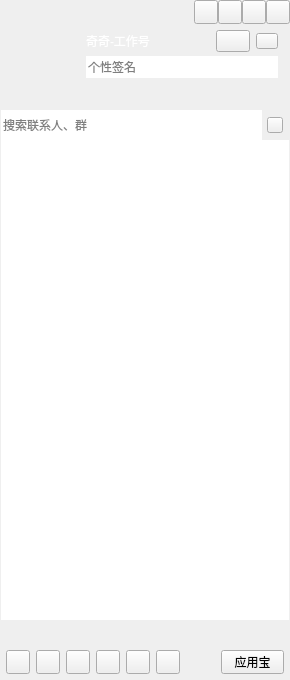
<?xml version="1.0" encoding="UTF-8"?>
<ui version="4.0">
 <class>CCMainWindowClass</class>
 <widget class="QWidget" name="CCMainWindowClass">
  <property name="geometry">
   <rect>
    <x>0</x>
    <y>0</y>
    <width>290</width>
    <height>680</height>
   </rect>
  </property>
  <property name="sizePolicy">
   <sizepolicy hsizetype="Preferred" vsizetype="Preferred">
    <horstretch>0</horstretch>
    <verstretch>4</verstretch>
   </sizepolicy>
  </property>
  <property name="minimumSize">
   <size>
    <width>280</width>
    <height>680</height>
   </size>
  </property>
  <property name="maximumSize">
   <size>
    <width>16777215</width>
    <height>16777215</height>
   </size>
  </property>
  <property name="mouseTracking">
   <bool>false</bool>
  </property>
  <property name="windowTitle">
   <string>CCMainWindow</string>
  </property>
  <layout class="QVBoxLayout" name="verticalLayout_6">
   <property name="spacing">
    <number>0</number>
   </property>
   <property name="leftMargin">
    <number>0</number>
   </property>
   <property name="topMargin">
    <number>0</number>
   </property>
   <property name="rightMargin">
    <number>0</number>
   </property>
   <property name="bottomMargin">
    <number>0</number>
   </property>
   <item>
    <widget class="QWidget" name="titleWidget" native="true">
     <property name="sizePolicy">
      <sizepolicy hsizetype="Expanding" vsizetype="Preferred">
       <horstretch>0</horstretch>
       <verstretch>0</verstretch>
      </sizepolicy>
     </property>
     <property name="titleskin" stdset="0">
      <bool>true</bool>
     </property>
     <layout class="QVBoxLayout" name="verticalLayout_2">
      <property name="spacing">
       <number>0</number>
      </property>
      <property name="leftMargin">
       <number>0</number>
      </property>
      <property name="topMargin">
       <number>0</number>
      </property>
      <property name="rightMargin">
       <number>0</number>
      </property>
      <property name="bottomMargin">
       <number>0</number>
      </property>
      <item>
       <layout class="QHBoxLayout" name="horizontalLayout">
        <property name="spacing">
         <number>0</number>
        </property>
        <property name="leftMargin">
         <number>12</number>
        </property>
        <item>
         <widget class="QLabel" name="titleIcon">
          <property name="sizePolicy">
           <sizepolicy hsizetype="Fixed" vsizetype="Fixed">
            <horstretch>0</horstretch>
            <verstretch>0</verstretch>
           </sizepolicy>
          </property>
          <property name="minimumSize">
           <size>
            <width>42</width>
            <height>18</height>
           </size>
          </property>
          <property name="maximumSize">
           <size>
            <width>42</width>
            <height>18</height>
           </size>
          </property>
          <property name="text">
           <string/>
          </property>
         </widget>
        </item>
        <item>
         <spacer name="horizontalSpacer">
          <property name="orientation">
           <enum>Qt::Horizontal</enum>
          </property>
          <property name="sizeHint" stdset="0">
           <size>
            <width>40</width>
            <height>20</height>
           </size>
          </property>
         </spacer>
        </item>
        <item>
         <widget class="QPushButton" name="palcehold1">
          <property name="sizePolicy">
           <sizepolicy hsizetype="Fixed" vsizetype="Fixed">
            <horstretch>0</horstretch>
            <verstretch>0</verstretch>
           </sizepolicy>
          </property>
          <property name="minimumSize">
           <size>
            <width>24</width>
            <height>24</height>
           </size>
          </property>
          <property name="maximumSize">
           <size>
            <width>24</width>
            <height>24</height>
           </size>
          </property>
          <property name="text">
           <string/>
          </property>
         </widget>
        </item>
        <item>
         <widget class="QPushButton" name="placehold2">
          <property name="sizePolicy">
           <sizepolicy hsizetype="Fixed" vsizetype="Fixed">
            <horstretch>0</horstretch>
            <verstretch>0</verstretch>
           </sizepolicy>
          </property>
          <property name="minimumSize">
           <size>
            <width>24</width>
            <height>24</height>
           </size>
          </property>
          <property name="maximumSize">
           <size>
            <width>24</width>
            <height>24</height>
           </size>
          </property>
          <property name="text">
           <string/>
          </property>
         </widget>
        </item>
        <item>
         <widget class="QPushButton" name="sysmin">
          <property name="sizePolicy">
           <sizepolicy hsizetype="Fixed" vsizetype="Fixed">
            <horstretch>0</horstretch>
            <verstretch>0</verstretch>
           </sizepolicy>
          </property>
          <property name="minimumSize">
           <size>
            <width>24</width>
            <height>24</height>
           </size>
          </property>
          <property name="maximumSize">
           <size>
            <width>24</width>
            <height>24</height>
           </size>
          </property>
          <property name="text">
           <string/>
          </property>
         </widget>
        </item>
        <item>
         <widget class="QPushButton" name="sysclose">
          <property name="sizePolicy">
           <sizepolicy hsizetype="Fixed" vsizetype="Fixed">
            <horstretch>0</horstretch>
            <verstretch>0</verstretch>
           </sizepolicy>
          </property>
          <property name="minimumSize">
           <size>
            <width>24</width>
            <height>24</height>
           </size>
          </property>
          <property name="maximumSize">
           <size>
            <width>24</width>
            <height>24</height>
           </size>
          </property>
          <property name="text">
           <string/>
          </property>
         </widget>
        </item>
       </layout>
      </item>
      <item>
       <layout class="QHBoxLayout" name="horizontalLayout_3">
        <property name="spacing">
         <number>6</number>
        </property>
        <property name="leftMargin">
         <number>12</number>
        </property>
        <property name="topMargin">
         <number>6</number>
        </property>
        <property name="rightMargin">
         <number>12</number>
        </property>
        <property name="bottomMargin">
         <number>6</number>
        </property>
        <item>
         <widget class="QLabel" name="headLabel">
          <property name="sizePolicy">
           <sizepolicy hsizetype="Fixed" vsizetype="Fixed">
            <horstretch>0</horstretch>
            <verstretch>0</verstretch>
           </sizepolicy>
          </property>
          <property name="minimumSize">
           <size>
            <width>68</width>
            <height>68</height>
           </size>
          </property>
          <property name="maximumSize">
           <size>
            <width>68</width>
            <height>68</height>
           </size>
          </property>
          <property name="text">
           <string/>
          </property>
         </widget>
        </item>
        <item>
         <layout class="QVBoxLayout" name="verticalLayout">
          <property name="spacing">
           <number>4</number>
          </property>
          <item>
           <layout class="QHBoxLayout" name="horizontalLayout_2">
            <property name="spacing">
             <number>6</number>
            </property>
            <item>
             <widget class="QLabel" name="nameLabel">
              <property name="sizePolicy">
               <sizepolicy hsizetype="Expanding" vsizetype="Fixed">
                <horstretch>0</horstretch>
                <verstretch>0</verstretch>
               </sizepolicy>
              </property>
              <property name="minimumSize">
               <size>
                <width>0</width>
                <height>22</height>
               </size>
              </property>
              <property name="maximumSize">
               <size>
                <width>16777215</width>
                <height>22</height>
               </size>
              </property>
              <property name="styleSheet">
               <string notr="true">color:rgb(255,255,255);
font:75 12pt &quot;微软雅黑&quot;;</string>
              </property>
              <property name="text">
               <string>奇奇-工作号</string>
              </property>
             </widget>
            </item>
            <item>
             <widget class="QPushButton" name="statusBtn">
              <property name="sizePolicy">
               <sizepolicy hsizetype="Fixed" vsizetype="Fixed">
                <horstretch>0</horstretch>
                <verstretch>0</verstretch>
               </sizepolicy>
              </property>
              <property name="minimumSize">
               <size>
                <width>34</width>
                <height>22</height>
               </size>
              </property>
              <property name="maximumSize">
               <size>
                <width>34</width>
                <height>22</height>
               </size>
              </property>
              <property name="text">
               <string/>
              </property>
              <property name="hasborder" stdset="0">
               <bool>true</bool>
              </property>
             </widget>
            </item>
            <item>
             <widget class="QPushButton" name="levelBtn">
              <property name="sizePolicy">
               <sizepolicy hsizetype="Fixed" vsizetype="Fixed">
                <horstretch>0</horstretch>
                <verstretch>0</verstretch>
               </sizepolicy>
              </property>
              <property name="minimumSize">
               <size>
                <width>22</width>
                <height>16</height>
               </size>
              </property>
              <property name="maximumSize">
               <size>
                <width>22</width>
                <height>16</height>
               </size>
              </property>
              <property name="text">
               <string/>
              </property>
              <property name="hasborder" stdset="0">
               <bool>true</bool>
              </property>
             </widget>
            </item>
           </layout>
          </item>
          <item>
           <widget class="QLineEdit" name="lineEdit">
            <property name="minimumSize">
             <size>
              <width>0</width>
              <height>22</height>
             </size>
            </property>
            <property name="maximumSize">
             <size>
              <width>16777215</width>
              <height>22</height>
             </size>
            </property>
            <property name="frame">
             <bool>false</bool>
            </property>
            <property name="placeholderText">
             <string>个性签名</string>
            </property>
           </widget>
          </item>
          <item>
           <widget class="QWidget" name="appWidget" native="true">
            <property name="sizePolicy">
             <sizepolicy hsizetype="Expanding" vsizetype="Fixed">
              <horstretch>0</horstretch>
              <verstretch>0</verstretch>
             </sizepolicy>
            </property>
            <property name="minimumSize">
             <size>
              <width>0</width>
              <height>22</height>
             </size>
            </property>
            <property name="maximumSize">
             <size>
              <width>16777215</width>
              <height>22</height>
             </size>
            </property>
           </widget>
          </item>
         </layout>
        </item>
       </layout>
      </item>
     </layout>
    </widget>
   </item>
   <item>
    <widget class="QWidget" name="widget" native="true">
     <property name="sizePolicy">
      <sizepolicy hsizetype="Expanding" vsizetype="Expanding">
       <horstretch>0</horstretch>
       <verstretch>0</verstretch>
      </sizepolicy>
     </property>
     <layout class="QVBoxLayout" name="verticalLayout_4">
      <property name="spacing">
       <number>0</number>
      </property>
      <property name="leftMargin">
       <number>1</number>
      </property>
      <property name="topMargin">
       <number>0</number>
      </property>
      <property name="rightMargin">
       <number>1</number>
      </property>
      <property name="bottomMargin">
       <number>0</number>
      </property>
      <item>
       <widget class="QWidget" name="searchWidget" native="true">
        <property name="sizePolicy">
         <sizepolicy hsizetype="Expanding" vsizetype="Fixed">
          <horstretch>0</horstretch>
          <verstretch>0</verstretch>
         </sizepolicy>
        </property>
        <property name="minimumSize">
         <size>
          <width>0</width>
          <height>30</height>
         </size>
        </property>
        <property name="maximumSize">
         <size>
          <width>16777215</width>
          <height>30</height>
         </size>
        </property>
        <widget class="QLineEdit" name="searchLineEdit">
         <property name="geometry">
          <rect>
           <x>0</x>
           <y>0</y>
           <width>261</width>
           <height>30</height>
          </rect>
         </property>
         <property name="minimumSize">
          <size>
           <width>0</width>
           <height>30</height>
          </size>
         </property>
         <property name="maximumSize">
          <size>
           <width>16777215</width>
           <height>30</height>
          </size>
         </property>
         <property name="frame">
          <bool>false</bool>
         </property>
         <property name="placeholderText">
          <string>搜索联系人、群</string>
         </property>
        </widget>
        <widget class="QPushButton" name="searchBtn">
         <property name="geometry">
          <rect>
           <x>266</x>
           <y>7</y>
           <width>16</width>
           <height>16</height>
          </rect>
         </property>
         <property name="sizePolicy">
          <sizepolicy hsizetype="Fixed" vsizetype="Fixed">
           <horstretch>0</horstretch>
           <verstretch>0</verstretch>
          </sizepolicy>
         </property>
         <property name="minimumSize">
          <size>
           <width>16</width>
           <height>16</height>
          </size>
         </property>
         <property name="maximumSize">
          <size>
           <width>16</width>
           <height>16</height>
          </size>
         </property>
         <property name="text">
          <string/>
         </property>
        </widget>
       </widget>
      </item>
      <item>
       <widget class="QScrollArea" name="scrollArea">
        <property name="frameShape">
         <enum>QFrame::NoFrame</enum>
        </property>
        <property name="widgetResizable">
         <bool>true</bool>
        </property>
        <widget class="QWidget" name="scrollAreaWidgetContents">
         <property name="geometry">
          <rect>
           <x>0</x>
           <y>0</y>
           <width>288</width>
           <height>474</height>
          </rect>
         </property>
         <property name="sizePolicy">
          <sizepolicy hsizetype="Expanding" vsizetype="Expanding">
           <horstretch>0</horstretch>
           <verstretch>0</verstretch>
          </sizepolicy>
         </property>
         <layout class="QVBoxLayout" name="verticalLayout_3">
          <property name="spacing">
           <number>0</number>
          </property>
          <property name="leftMargin">
           <number>0</number>
          </property>
          <property name="topMargin">
           <number>0</number>
          </property>
          <property name="rightMargin">
           <number>0</number>
          </property>
          <property name="bottomMargin">
           <number>0</number>
          </property>
          <item>
           <widget class="QTreeWidget" name="treeWidget">
            <property name="frameShape">
             <enum>QFrame::NoFrame</enum>
            </property>
            <property name="verticalScrollBarPolicy">
             <enum>Qt::ScrollBarAlwaysOff</enum>
            </property>
            <property name="horizontalScrollBarPolicy">
             <enum>Qt::ScrollBarAlwaysOff</enum>
            </property>
            <property name="editTriggers">
             <set>QAbstractItemView::AllEditTriggers</set>
            </property>
            <property name="indentation">
             <number>0</number>
            </property>
            <property name="headerHidden">
             <bool>true</bool>
            </property>
            <property name="expandsOnDoubleClick">
             <bool>false</bool>
            </property>
            <column>
             <property name="text">
              <string notr="true">1</string>
             </property>
            </column>
           </widget>
          </item>
         </layout>
        </widget>
       </widget>
      </item>
     </layout>
    </widget>
   </item>
   <item>
    <widget class="QWidget" name="bottomWidget" native="true">
     <property name="sizePolicy">
      <sizepolicy hsizetype="Expanding" vsizetype="Fixed">
       <horstretch>0</horstretch>
       <verstretch>0</verstretch>
      </sizepolicy>
     </property>
     <property name="minimumSize">
      <size>
       <width>0</width>
       <height>60</height>
      </size>
     </property>
     <property name="maximumSize">
      <size>
       <width>16777215</width>
       <height>60</height>
      </size>
     </property>
     <property name="bottomskin" stdset="0">
      <bool>true</bool>
     </property>
     <layout class="QVBoxLayout" name="verticalLayout_5" stretch="1,1">
      <property name="spacing">
       <number>6</number>
      </property>
      <property name="leftMargin">
       <number>6</number>
      </property>
      <property name="topMargin">
       <number>6</number>
      </property>
      <property name="rightMargin">
       <number>6</number>
      </property>
      <property name="bottomMargin">
       <number>6</number>
      </property>
      <item>
       <layout class="QHBoxLayout" name="bottomLayout_up">
        <property name="spacing">
         <number>6</number>
        </property>
       </layout>
      </item>
      <item>
       <layout class="QHBoxLayout" name="horizontalLayout_5">
        <property name="spacing">
         <number>6</number>
        </property>
        <item>
         <widget class="QPushButton" name="bottomBtn_1">
          <property name="sizePolicy">
           <sizepolicy hsizetype="Fixed" vsizetype="Fixed">
            <horstretch>0</horstretch>
            <verstretch>0</verstretch>
           </sizepolicy>
          </property>
          <property name="minimumSize">
           <size>
            <width>24</width>
            <height>24</height>
           </size>
          </property>
          <property name="maximumSize">
           <size>
            <width>24</width>
            <height>24</height>
           </size>
          </property>
          <property name="text">
           <string/>
          </property>
         </widget>
        </item>
        <item>
         <widget class="QPushButton" name="bottomBtn_2">
          <property name="sizePolicy">
           <sizepolicy hsizetype="Fixed" vsizetype="Fixed">
            <horstretch>0</horstretch>
            <verstretch>0</verstretch>
           </sizepolicy>
          </property>
          <property name="minimumSize">
           <size>
            <width>24</width>
            <height>24</height>
           </size>
          </property>
          <property name="maximumSize">
           <size>
            <width>24</width>
            <height>24</height>
           </size>
          </property>
          <property name="text">
           <string/>
          </property>
         </widget>
        </item>
        <item>
         <widget class="QPushButton" name="bottomBtn_3">
          <property name="sizePolicy">
           <sizepolicy hsizetype="Fixed" vsizetype="Fixed">
            <horstretch>0</horstretch>
            <verstretch>0</verstretch>
           </sizepolicy>
          </property>
          <property name="minimumSize">
           <size>
            <width>24</width>
            <height>24</height>
           </size>
          </property>
          <property name="maximumSize">
           <size>
            <width>24</width>
            <height>24</height>
           </size>
          </property>
          <property name="text">
           <string/>
          </property>
         </widget>
        </item>
        <item>
         <widget class="QPushButton" name="bottomBtn_5">
          <property name="sizePolicy">
           <sizepolicy hsizetype="Fixed" vsizetype="Fixed">
            <horstretch>0</horstretch>
            <verstretch>0</verstretch>
           </sizepolicy>
          </property>
          <property name="minimumSize">
           <size>
            <width>24</width>
            <height>24</height>
           </size>
          </property>
          <property name="maximumSize">
           <size>
            <width>24</width>
            <height>24</height>
           </size>
          </property>
          <property name="text">
           <string/>
          </property>
         </widget>
        </item>
        <item>
         <widget class="QPushButton" name="bottomBtn_4">
          <property name="sizePolicy">
           <sizepolicy hsizetype="Fixed" vsizetype="Fixed">
            <horstretch>0</horstretch>
            <verstretch>0</verstretch>
           </sizepolicy>
          </property>
          <property name="minimumSize">
           <size>
            <width>24</width>
            <height>24</height>
           </size>
          </property>
          <property name="maximumSize">
           <size>
            <width>24</width>
            <height>24</height>
           </size>
          </property>
          <property name="text">
           <string/>
          </property>
         </widget>
        </item>
        <item>
         <widget class="QPushButton" name="bottomBtn_6">
          <property name="sizePolicy">
           <sizepolicy hsizetype="Fixed" vsizetype="Fixed">
            <horstretch>0</horstretch>
            <verstretch>0</verstretch>
           </sizepolicy>
          </property>
          <property name="minimumSize">
           <size>
            <width>24</width>
            <height>24</height>
           </size>
          </property>
          <property name="maximumSize">
           <size>
            <width>24</width>
            <height>24</height>
           </size>
          </property>
          <property name="text">
           <string/>
          </property>
         </widget>
        </item>
        <item>
         <spacer name="horizontalSpacer_2">
          <property name="orientation">
           <enum>Qt::Horizontal</enum>
          </property>
          <property name="sizeHint" stdset="0">
           <size>
            <width>13</width>
            <height>20</height>
           </size>
          </property>
         </spacer>
        </item>
        <item>
         <widget class="QPushButton" name="bottomBtn_7">
          <property name="sizePolicy">
           <sizepolicy hsizetype="Preferred" vsizetype="Fixed">
            <horstretch>0</horstretch>
            <verstretch>0</verstretch>
           </sizepolicy>
          </property>
          <property name="minimumSize">
           <size>
            <width>63</width>
            <height>24</height>
           </size>
          </property>
          <property name="maximumSize">
           <size>
            <width>24</width>
            <height>24</height>
           </size>
          </property>
          <property name="text">
           <string>应用宝</string>
          </property>
         </widget>
        </item>
       </layout>
      </item>
     </layout>
    </widget>
   </item>
  </layout>
 </widget>
 <layoutdefault spacing="6" margin="11"/>
 <resources>
  <include location="CCMainWindow.qrc"/>
 </resources>
 <connections/>
</ui>
